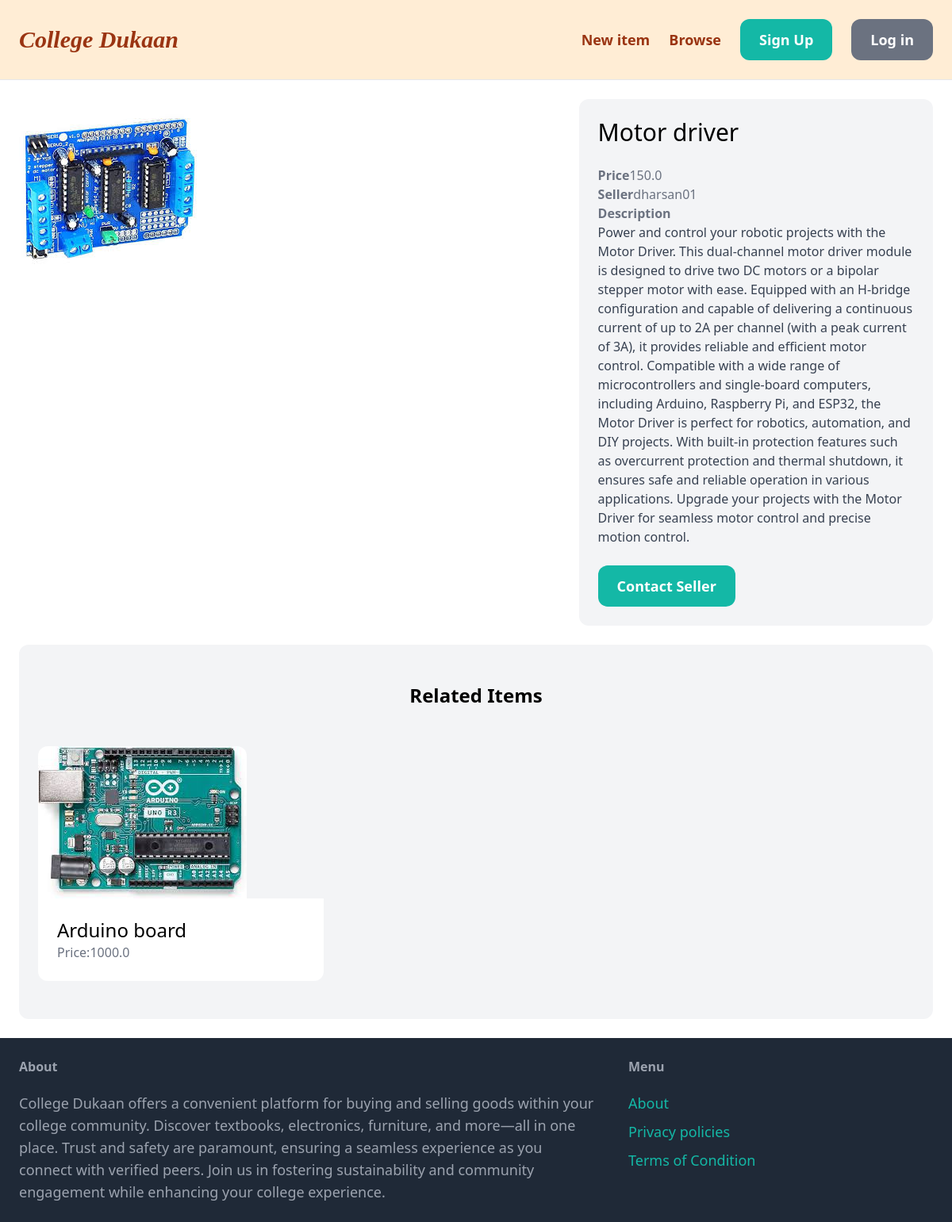
Page /items/11/ on the committed database.
### items/models.py (models this page shows, shortened)
class Item(models.Model):
    name=models.CharField(max_length=200)
    category=models.ForeignKey(Category,related_name='items',on_delete=models.CASCADE)
    description=models.TextField(null=True,blank=True)
    price=models.FloatField()
    created_at=models.DateTimeField(auto_now_add=True)
    is_sold=models.BooleanField(default=False)
    image=models.ImageField(upload_to="item_images",blank=True,null=True)
    created_by=models.ForeignKey(User,related_name="items",on_delete=models.CASCADE)

### items/views.py (the view)
# urls.py: path('<int:pk>/',views.details,name='details'),
def details(request,pk):
    item=get_object_or_404(Item,pk=pk)
    related_items=Item.objects.filter(category=item.category,is_sold=False).exclude(pk=pk)[0:3]
    return render(request,'item/details.html',{
        "item":item,
        "related_items":related_items,
    })

### items/templates/item/details.html (shortened to what this page needs)
{% extends 'core/base.html' %}
{% block content %}
<div class="grid grid-cols-5 gap-6">
    <div class="col-span-3">
        {% if item.image %}
        <img src="{{ item.image.url }}" alt="logo">
        {% endif %}
    </div>
    <div class="col-span-2 p-6 bg-gray-100 rounded-xl">
        <h1 class="mb-6 text-3xl">{{item.name}}</h1>
        <p class="text-gray-500"><strong>Price</strong>{{item.price}}</p>
        <p class="text-gray-500"><strong>Seller</strong>{{item.created_by.username}}</p>
        {% if item.description %}
        <p class="text-gray-700">
            <strong class="text-gray-500">Description</strong><br>
            {{item.description}}
        </p>
        {% endif %}
        {% if request.user == item.created_by %}
        <div class="mt-6 p-6 bg-white rounded-xl">
            <p>This is your item</p>
            <a href="{% url 'items:edit' item.id %}" class="inline-block mt-6 px-6 py-3 text-lg font-semibold text-white bg-teal-500 rounded-xl">Edit
            </a>
            <a href="{% url 'items:delete' item.id %} " class="inline-block mt-6 px-6 py-3 text-lg font-semibold text-white bg-red-500 rounded-xl">Delete
            </a>
        </div>
        {% else %}
        <a href="{% url 'conversation:new' item.id %}" class="inline-block mt-6 px-6 py-3 text-lg font-semibold bg-teal-500 text-white rounded-xl hover:bg-teal-700">Contact Seller</a>
        {% endif %}
        </div>
</div>
<div class="mt-6 px-6 py-12 bg-gray-100 rounded-xl">
    <h2 class="mb-12 text-2xl text-center font-bold">Related Items</h2>
    <div class="grid grid-cols-3 gap-3">
        {% for related_item in related_items %}
        <div>
            <a href="{% url 'items:details' related_item.id %}">
                <div>
                    <img src="/media/{{ related_item.image  }}" alt="image" class="rounded-t-xl">
                </div>
                <div class="p-6 bg-white rounded-b-xl">
                    <h2 class="text-2xl">{{ related_item.name }}</h2>
                    <p class="text-gray-500">Price:{{ related_item.price }}</p>
                </div>
            </a>
        </div>
        {% endfor %}
    </div>
</div>
{% endblock %}

### rows in the picture
Item: image (picture), name "Motor driver", price "150.0", created_by.username "dharsan01", description "Power and control your robotic projects with the Motor Driver. This dual-channel motor driver module is designed to drive two DC motors or a bipolar stepper motor with ease. Equipped with an H-bridge configuration and capable of delivering a continuous current of up to 2A per channel (with a peak current of 3A), it provides reliable and efficient motor control. Compatible with a wide range of microcontrollers and single-board computers, including Arduino, Raspberry Pi, and ESP32, the Motor Driver is perfect for robotics, automation, and DIY projects. With built-in protection features such as overcurrent protection and thermal shutdown, it ensures safe and reliable operation in various…"
Item: image (picture), name "Arduino board", price "1000.0"
